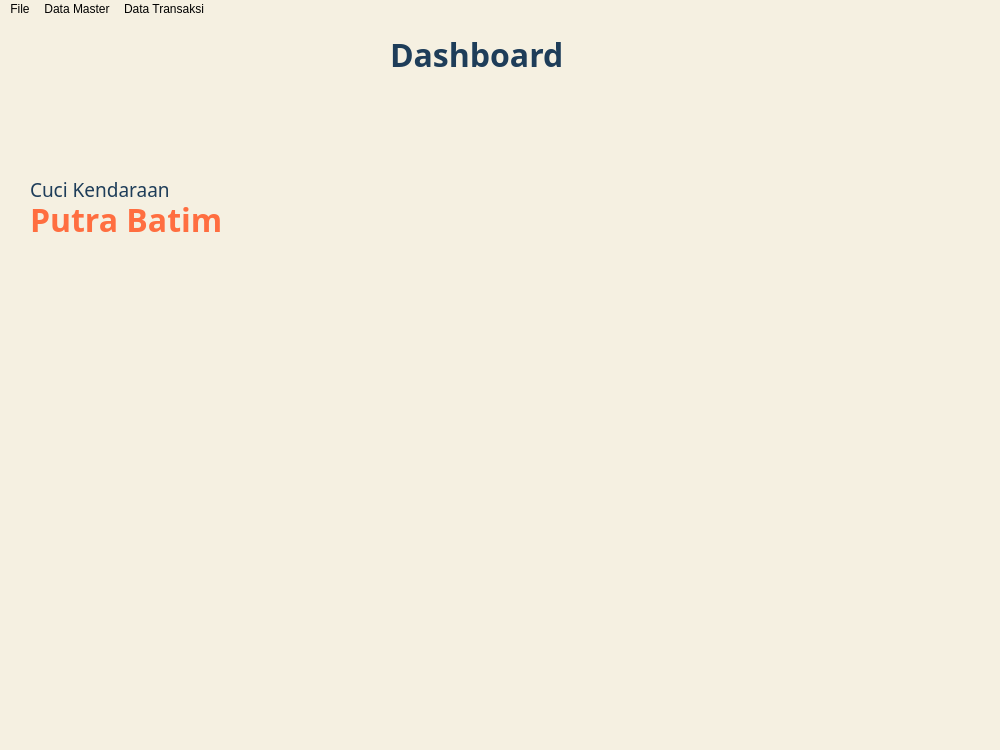
<?xml version="1.0" encoding="UTF-8"?>
<ui version="4.0">
 <class>MainWindow</class>
 <widget class="QMainWindow" name="MainWindow">
  <property name="geometry">
   <rect>
    <x>0</x>
    <y>0</y>
    <width>1000</width>
    <height>750</height>
   </rect>
  </property>
  <property name="windowTitle">
   <string>MainWindow</string>
  </property>
  <property name="styleSheet">
   <string notr="true">background-color: rgb(245, 240, 225);</string>
  </property>
  <widget class="QWidget" name="centralwidget">
   <widget class="QLabel" name="label">
    <property name="geometry">
     <rect>
      <x>430</x>
      <y>70</y>
      <width>451</width>
      <height>461</height>
     </rect>
    </property>
    <property name="text">
     <string/>
    </property>
    <property name="pixmap">
     <pixmap>../Asset/potoonda.png</pixmap>
    </property>
    <property name="scaledContents">
     <bool>true</bool>
    </property>
   </widget>
   <widget class="QLabel" name="label_2">
    <property name="geometry">
     <rect>
      <x>390</x>
      <y>-60</y>
      <width>231</width>
      <height>191</height>
     </rect>
    </property>
    <property name="font">
     <font>
      <family>Segoe Fluent Icons</family>
      <pointsize>24</pointsize>
      <weight>75</weight>
      <bold>true</bold>
     </font>
    </property>
    <property name="styleSheet">
     <string notr="true">color: rgb(30, 61, 89);</string>
    </property>
    <property name="text">
     <string>Dashboard</string>
    </property>
   </widget>
   <widget class="QLabel" name="label_3">
    <property name="geometry">
     <rect>
      <x>30</x>
      <y>90</y>
      <width>161</width>
      <height>161</height>
     </rect>
    </property>
    <property name="font">
     <font>
      <family>Segoe Fluent Icons</family>
      <pointsize>14</pointsize>
      <weight>50</weight>
      <italic>false</italic>
      <bold>false</bold>
      <underline>false</underline>
     </font>
    </property>
    <property name="styleSheet">
     <string notr="true">color: rgb(30, 61, 89);</string>
    </property>
    <property name="text">
     <string>Cuci Kendaraan</string>
    </property>
   </widget>
   <widget class="QLabel" name="label_4">
    <property name="geometry">
     <rect>
      <x>30</x>
      <y>180</y>
      <width>251</width>
      <height>41</height>
     </rect>
    </property>
    <property name="font">
     <font>
      <family>Segoe Fluent Icons</family>
      <pointsize>24</pointsize>
      <weight>75</weight>
      <italic>false</italic>
      <bold>true</bold>
      <underline>false</underline>
     </font>
    </property>
    <property name="styleSheet">
     <string notr="true">color: rgb(255, 110, 64);</string>
    </property>
    <property name="text">
     <string>Putra Batim</string>
    </property>
   </widget>
  </widget>
  <widget class="QMenuBar" name="menubar">
   <property name="geometry">
    <rect>
     <x>0</x>
     <y>0</y>
     <width>1000</width>
     <height>26</height>
    </rect>
   </property>
   <widget class="QMenu" name="menuFile">
    <property name="title">
     <string>File</string>
    </property>
    <addaction name="menuDashboard"/>
    <addaction name="menuExit"/>
   </widget>
   <widget class="QMenu" name="menuData_Master">
    <property name="title">
     <string>Data Master</string>
    </property>
    <addaction name="menuKendaraan"/>
    <addaction name="menuMerek"/>
    <addaction name="menuTarif"/>
    <addaction name="menuPemilik"/>
    <addaction name="menuPetugas"/>
   </widget>
   <widget class="QMenu" name="menuData_Transaksi">
    <property name="title">
     <string>Data Transaksi</string>
    </property>
    <addaction name="menuTransaksi"/>
   </widget>
   <addaction name="menuFile"/>
   <addaction name="menuData_Master"/>
   <addaction name="menuData_Transaksi"/>
  </widget>
  <widget class="QStatusBar" name="statusbar"/>
  <action name="menuDashboard">
   <property name="icon">
    <iconset>
     <normaloff>../Asset/home.png</normaloff>../Asset/home.png</iconset>
   </property>
   <property name="text">
    <string>Dashboard</string>
   </property>
  </action>
  <action name="menuExit">
   <property name="icon">
    <iconset>
     <normaloff>../Asset/button.png</normaloff>../Asset/button.png</iconset>
   </property>
   <property name="text">
    <string>Exit</string>
   </property>
  </action>
  <action name="menuKendaraan">
   <property name="icon">
    <iconset>
     <normaloff>../Asset/motorcycle_23753.png</normaloff>../Asset/motorcycle_23753.png</iconset>
   </property>
   <property name="text">
    <string>Kendaraan</string>
   </property>
  </action>
  <action name="menuMerek">
   <property name="icon">
    <iconset>
     <normaloff>../Asset/peminjaman.png</normaloff>../Asset/peminjaman.png</iconset>
   </property>
   <property name="text">
    <string>Merek</string>
   </property>
  </action>
  <action name="menuTarif">
   <property name="icon">
    <iconset>
     <normaloff>../Asset/duit.png</normaloff>../Asset/duit.png</iconset>
   </property>
   <property name="text">
    <string>Tarif</string>
   </property>
  </action>
  <action name="menuPemilik">
   <property name="icon">
    <iconset>
     <normaloff>../Asset/person.png</normaloff>../Asset/person.png</iconset>
   </property>
   <property name="text">
    <string>Pemilik Kendaraan</string>
   </property>
  </action>
  <action name="menuPetugas">
   <property name="icon">
    <iconset>
     <normaloff>../Asset/admin.png</normaloff>../Asset/admin.png</iconset>
   </property>
   <property name="text">
    <string>Petugas</string>
   </property>
  </action>
  <action name="menuTransaksi">
   <property name="icon">
    <iconset>
     <normaloff>../Asset/Laporan.png</normaloff>../Asset/Laporan.png</iconset>
   </property>
   <property name="text">
    <string>Transaksi</string>
   </property>
  </action>
 </widget>
 <resources/>
 <connections/>
</ui>
